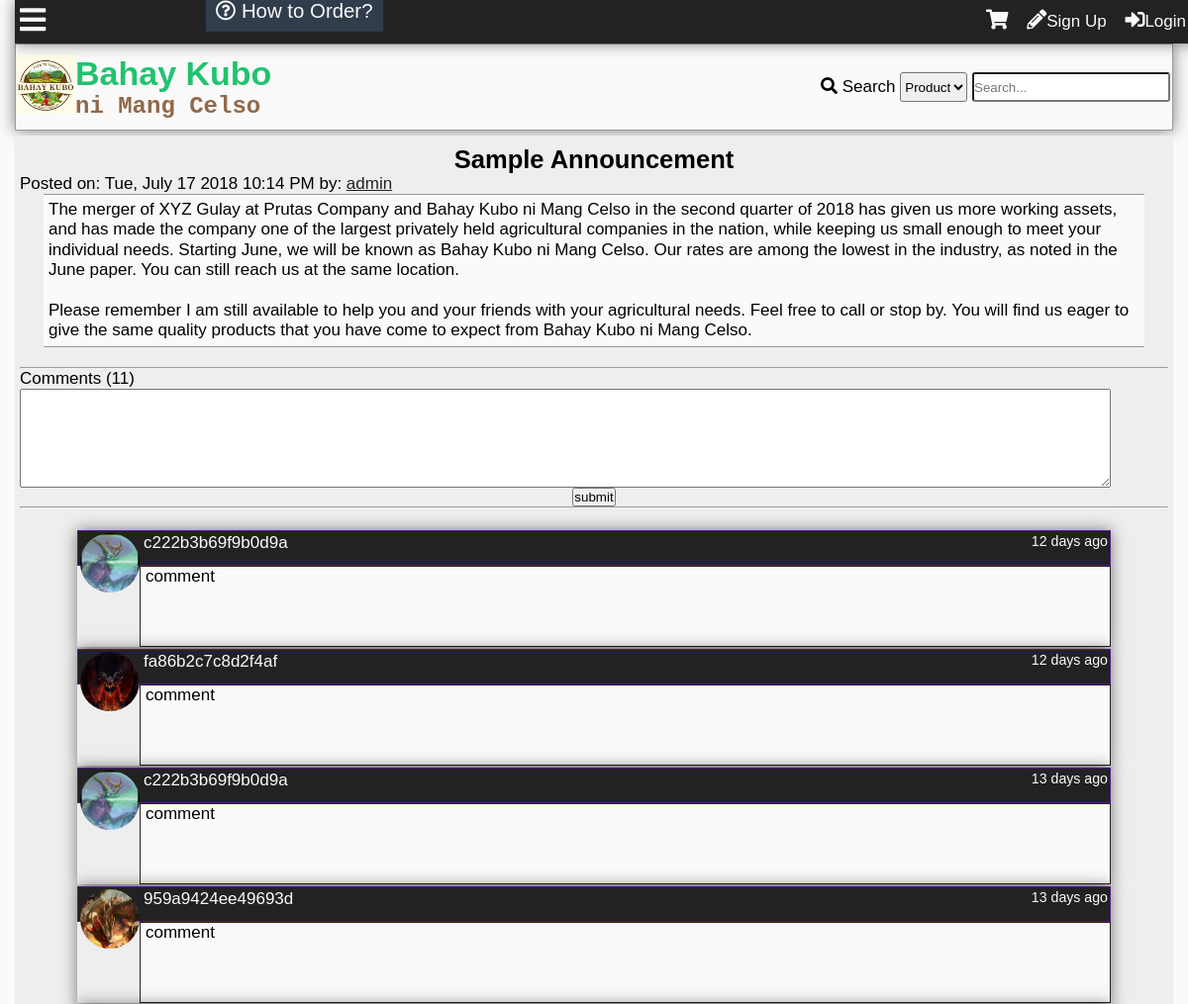
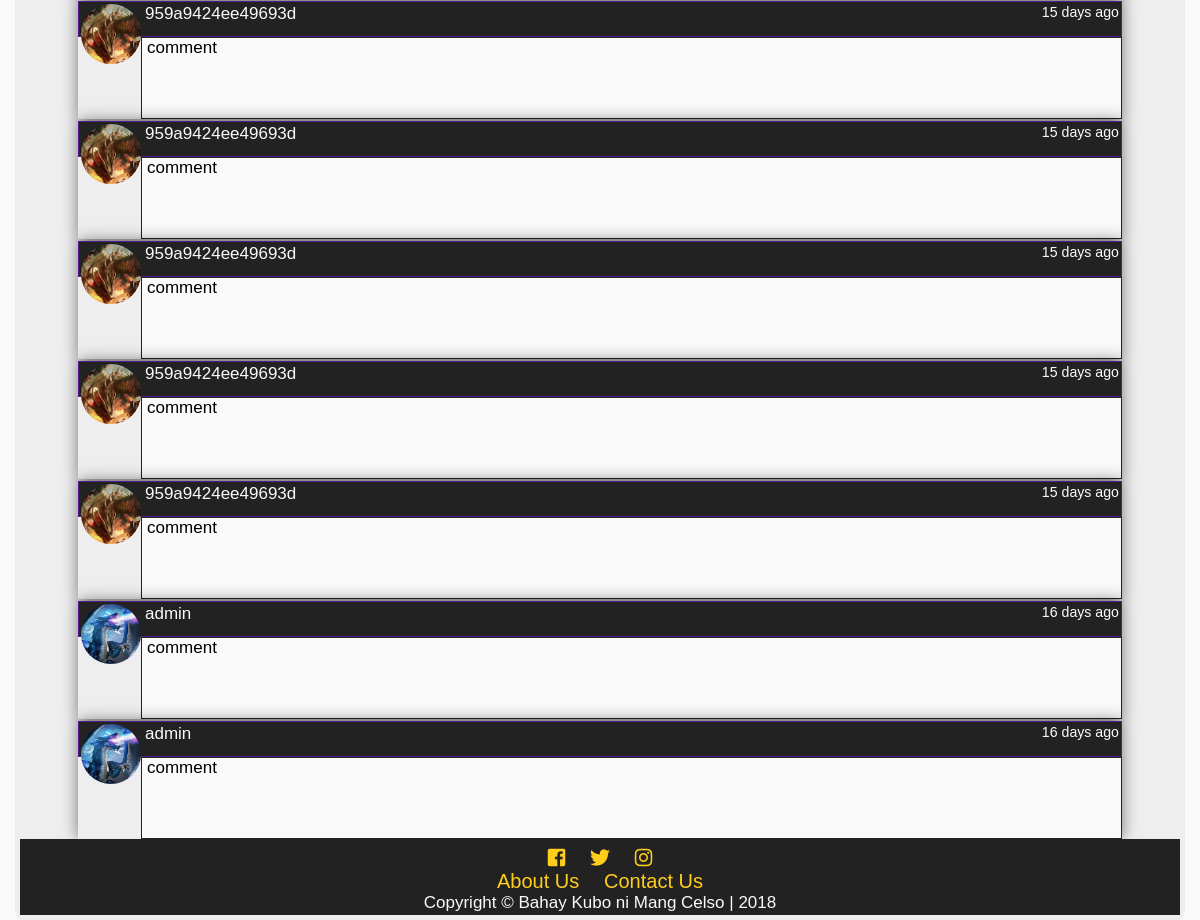
Page /announcement.php on the earlier database version (2 pictures, top to bottom).
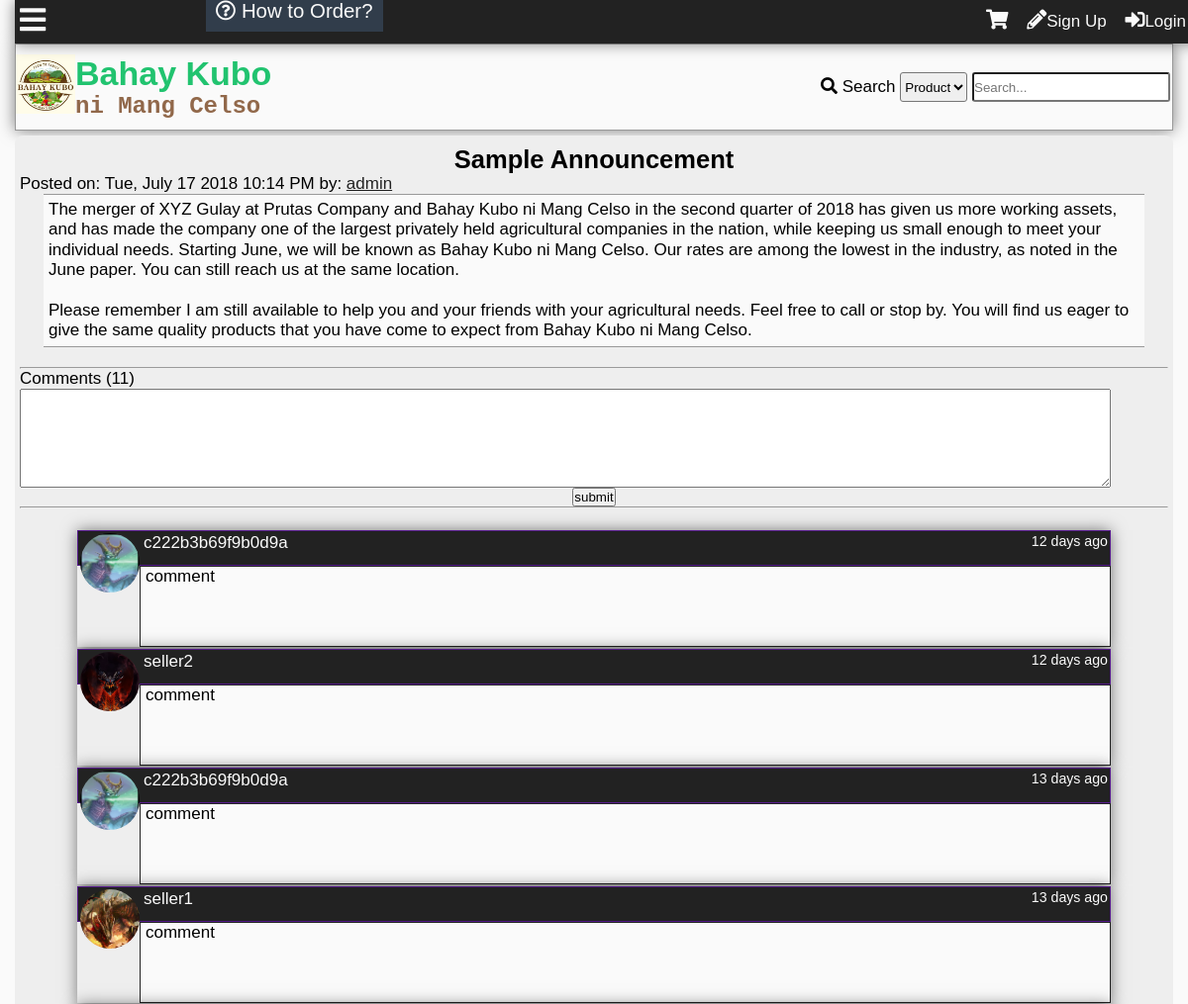
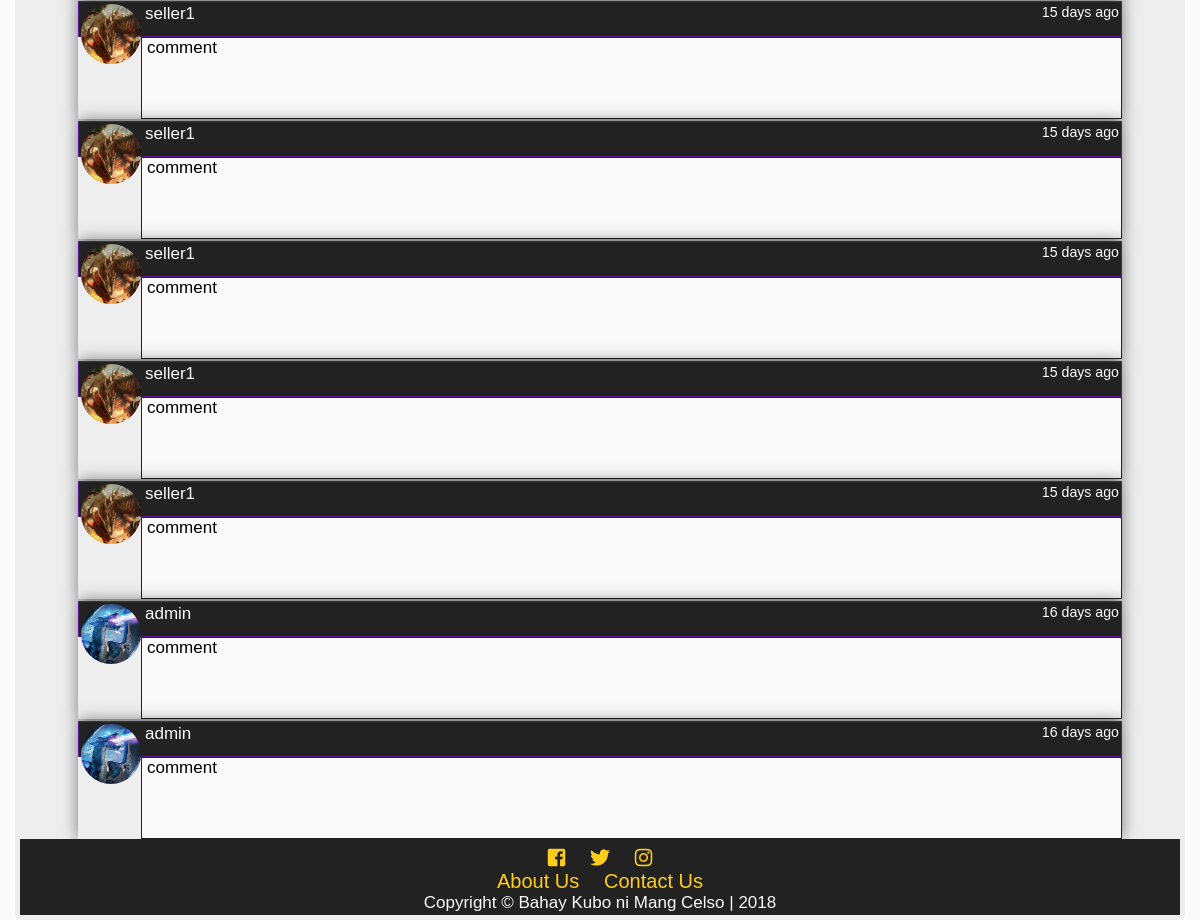
Same page on the later database version (2 pictures, top to bottom).
### tables this page shows
CREATE TABLE `tblcommentann` (
  `commentannid` int(11) NOT NULL,
  `announceid` int(11) NOT NULL,
  `comment` mediumtext NOT NULL,
  `userid` int(11) NOT NULL,
  `dateposted` datetime DEFAULT NULL
);

CREATE TABLE `tbluser` (
  `userid` int(11) NOT NULL,
  `username` varchar(100) NOT NULL,
  `password` varchar(100) NOT NULL,
  `firstname` varchar(100) NOT NULL,
  `middlename` varchar(100) NOT NULL,
  `lastname` varchar(100) NOT NULL,
  `birthday` varchar(20) NOT NULL,
  `datecreated` timestamp NOT NULL DEFAULT '0000-00-00 00:00:00',
  `email` varchar(100) NOT NULL,
  `phone` varchar(100) NOT NULL,
  `location` varchar(255) NOT NULL,
  `usertypeid` int(11) NOT NULL,
  `access` int(11) NOT NULL,
  `imgpath` varchar(200) NOT NULL,
  `bio` text NOT NULL,
  `is_show_email` tinyint(1) NOT NULL,
  `gender` int(11) NOT NULL,
  `lastupdate` timestamp NOT NULL DEFAULT '0000-00-00 00:00:00',
  `lastonline` timestamp NOT NULL DEFAULT '0000-00-00 00:00:00',
  `profileviews` int(11) NOT NULL
);

### announcement.php (the view, shortened to what this page needs)
<?php
	include'functions.php';
	require_once'connection.php';
?>
<!DOCTYPE html>
<html lang="en">
<head>
  	<link rel="stylesheet" href="css/style.css">
  	<link rel="stylesheet" href="css/fontawesome-all.css">
</head>
<body onscroll="scrollOpacity()">
	<div class="main-container">
	<div class="other-content">
<?php
$sql="SELECT announceid,title,content,t1.datecreated,username,userid FROM tblannouncement AS t1
LEFT JOIN tbluser
	ON userid = author
ORDER BY announceid DESC
LIMIT 1";
$result= $conn->query($sql);
$row=$result->fetch_object();
$id = $row->announceid;
$title = $row->title;
$content = $row->content;
$date = date('D, F j Y g:i A',strtotime($row->datecreated));
$author = $row->username;
$userid = $row->userid;
echo '<h2 id="announcement-title">'.$title.'</h2>
<p>Posted on: '.$date.' by: <a class="black" href="profile.php?id='.$userid.'">'.$author.'</a></p>
<div class="announce-content">'.nl2br($content);
echo'</div>
<br><hr>';
$sql = "SELECT commentannid FROM tblcommentann WHERE announceid = '$id'";
$result= $conn->query($sql);
$comments = $result->num_rows;
echo'<p>Comments ('.number_format($comments).')</p>
';
if(isset($_SESSION['id'])){
echo'<form id="comment-form">
	<textarea id="announcement-text" required></textarea>
	<br>
	<input type="hidden" value="'.$_SESSION['id'].'" id="user-id">
	<input type="hidden" value="'.$id.'" id="announce-id">
	<center><input type="submit" value="submit"></center>
</form>
<hr><br>
';
}else{
	echo'<form id="comment-form">
	<textarea id="announcement-text" required></textarea>
	<br>
	<input type="hidden" id="user-id">
	<input type="hidden" id="announce-id">
	<center><input type="submit" value="submit"></center>
</form>
<hr><br>
';
}
echo '<div id="announcement-comments">';
$sql = "SELECT commentannid,comment,t1.userid,username,imgpath,dateposted FROM tblcommentann AS t1
	LEFT JOIN tbluser AS t2
		ON t1.userid = t2.userid
	WHERE announceid = '$id'
	ORDER BY dateposted DESC";
$result = $conn->query($sql);
while($row = $result->fetch_object()){
	$comment = $row->comment;
	$user = $row->username;
	$userid = $row->userid;
	$img = $row->imgpath;
	$date = $row->dateposted;
	echo'<div class="comment-box">
<div class="comment-header">
<a class="cm-user" href="profile.php?id='.$userid.'">
<div class="comment-tn">
<img src="'.$img.'">
</div>
'.$user.'</a>
<small>'.time_elapsed_string($date).'</small>
</div>
<div class="comment-body">
<div class="com-container"><p class="comment-cm">'.nl2br($comment).'</p></div></div>';
echo'</div>
';
}
?>
	</div>
	</div>
</body>
</html>

Differences in the rows shown:
changed through a linked row, tblcommentann: userid.username "fa86b2c7c8d2f4af" → "seller2"
changed through a linked row, tblcommentann (number 4 of 11 on the later page): userid.username "959a9424ee49693d" → "seller1"
changed through a linked row, tblcommentann (number 5 of 11 on the later page): userid.username "959a9424ee49693d" → "seller1"
changed through a linked row, tblcommentann (number 6 of 11 on the later page): userid.username "959a9424ee49693d" → "seller1"
changed through a linked row, tblcommentann (number 7 of 11 on the later page): userid.username "959a9424ee49693d" → "seller1"
changed through a linked row, tblcommentann (number 8 of 11 on the later page): userid.username "959a9424ee49693d" → "seller1"
changed through a linked row, tblcommentann (number 9 of 11 on the later page): userid.username "959a9424ee49693d" → "seller1"
